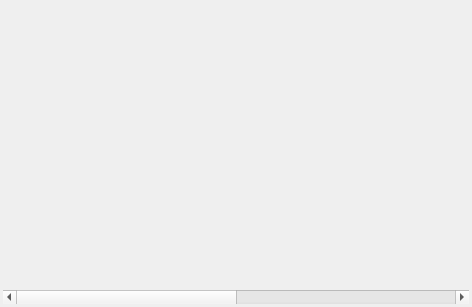
<ui version="4.0" >
 <class>Form</class>
 <widget class="QWidget" name="Form" >
  <property name="geometry" >
   <rect>
    <x>0</x>
    <y>0</y>
    <width>472</width>
    <height>307</height>
   </rect>
  </property>
  <property name="contextMenuPolicy" >
   <enum>Qt::NoContextMenu</enum>
  </property>
  <property name="windowTitle" >
   <string>Form</string>
  </property>
  <layout class="QVBoxLayout" >
   <property name="margin" >
    <number>3</number>
   </property>
   <property name="spacing" >
    <number>1</number>
   </property>
   <item>
    <widget class="GasGraph" name="gasGraph" >
     <property name="ScrollEnb" stdset="0" >
      <bool>true</bool>
     </property>
     <property name="MAC" stdset="0" >
      <double>3.000000000000000</double>
     </property>
     <property name="LineLabelType" stdset="0" >
      <number>1</number>
     </property>
     <property name="Vals" stdset="0" >
      <number>3</number>
     </property>
     <property name="XSize" stdset="0" >
      <double>15.000000000000000</double>
     </property>
     <property name="XLabelEvery" stdset="0" >
      <double>5.000000000000000</double>
     </property>
     <property name="XTickEvery" stdset="0" >
      <double>1.000000000000000</double>
     </property>
     <property name="XValEvery" stdset="0" >
      <double>0.500000000000000</double>
     </property>
     <property name="YLabelEvery" stdset="0" >
      <double>5.000000000000000</double>
     </property>
     <property name="YSize" stdset="0" >
      <double>10.000000000000000</double>
     </property>
     <property name="YTickEvery" stdset="0" >
      <double>1.000000000000000</double>
     </property>
    </widget>
   </item>
   <item>
    <widget class="QScrollBar" name="hScrollBar" >
     <property name="minimum" >
      <number>15</number>
     </property>
     <property name="maximum" >
      <number>30</number>
     </property>
     <property name="pageStep" >
      <number>15</number>
     </property>
     <property name="orientation" >
      <enum>Qt::Horizontal</enum>
     </property>
    </widget>
   </item>
  </layout>
 </widget>
 <customwidgets>
  <customwidget>
   <class>GasGraph</class>
   <extends>QWidget</extends>
   <header>gasgraph.h</header>
  </customwidget>
 </customwidgets>
 <resources/>
 <connections/>
</ui>
